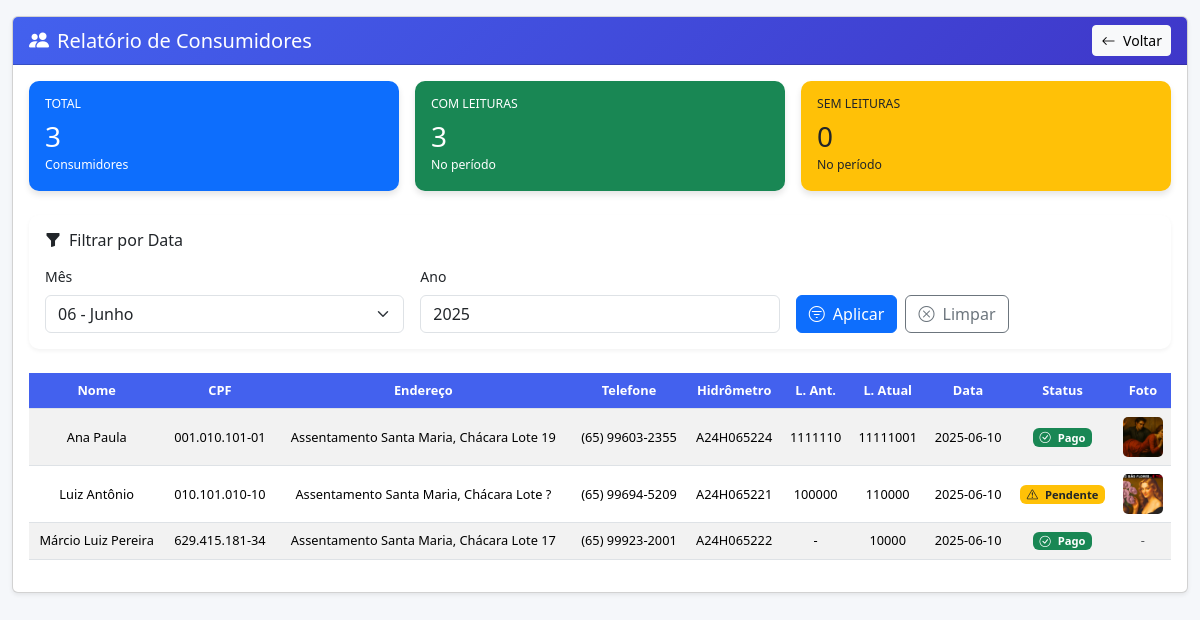
/relatorio-consumidores (signed in), run on an earlier commit of the app's database.
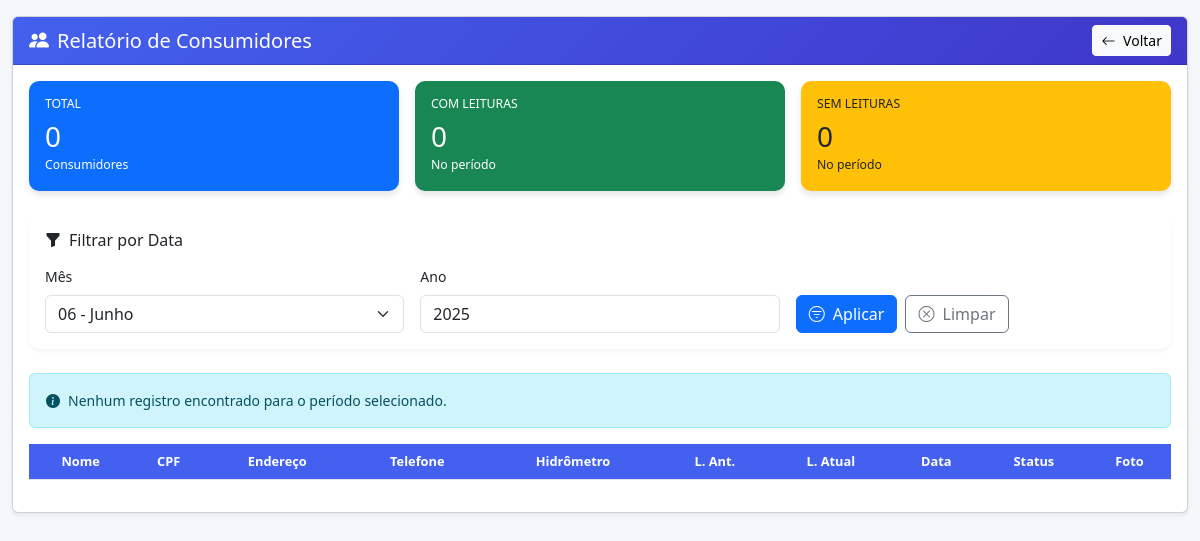
And on a later commit of the database.
### tables this page shows
CREATE TABLE consumidores (
    id INTEGER PRIMARY KEY AUTOINCREMENT,
    nome TEXT NOT NULL,
    cpf TEXT UNIQUE,
    rg TEXT,
    endereco TEXT NOT NULL,
    telefone TEXT,
    hidrometro_num TEXT UNIQUE NOT NULL
);

### app.py (the view)
@app.route('/relatorio-consumidores')
@login_required
def relatorio_consumidores():
    try:
        db = get_db()
        mes_filtro = request.args.get('mes')
        ano_filtro = request.args.get('ano')
        ano_atual = datetime.now().year
        if not mes_filtro and not ano_filtro:
            mes_filtro = datetime.now().strftime('%m')
            ano_filtro = str(ano_atual)
        if mes_filtro and mes_filtro.lower() == 'todos':
            mes_filtro = None
        if ano_filtro:
            try:
                if int(ano_filtro) > ano_atual:
                    flash("Não é possível filtrar por anos futuros.", "warning")
                    ano_filtro = str(ano_atual)
            except ValueError:
                flash("Ano inválido.", "warning")
                ano_filtro = str(ano_atual)
        params = {}
        condicoes_leitura = []
        if mes_filtro:
            condicoes_leitura.append("strftime('%m', data_leitura_atual) = :mes_filtro")
            params['mes_filtro'] = mes_filtro.zfill(2)
        if ano_filtro:
            condicoes_leitura.append("strftime('%Y', data_leitura_atual) = :ano_filtro")
            params['ano_filtro'] = ano_filtro
        condicoes_sql = " AND ".join(condicoes_leitura) if condicoes_leitura else "1=1"
        query = f"""
            WITH UltimaLeitura AS (
                -- Pega o ID da última leitura de cada consumidor no período filtrado
                SELECT consumidor_id, MAX(id) as ultima_leitura_id
                FROM leituras
                WHERE {condicoes_sql}
                GROUP BY consumidor_id
            ),
            PagamentosAgregados AS (
                -- Calcula os totais pagos para cada fatura (incluindo multas e juros)
                SELECT
                    leitura_id,
                    SUM(valor_pago) as total_pago,
                    SUM(valor_multa) as total_multa,
                    SUM(valor_juros) as total_juros
                FROM pagamentos
                GROUP BY leitura_id
            )
            SELECT
                c.id AS consumidor_id, c.nome, c.cpf, c.endereco, c.telefone, c.hidrometro_num,
                l.leitura_anterior, l.leitura_atual, l.data_leitura_atual, l.foto_hidrometro,
                CASE
                    WHEN l.id IS NULL THEN 'Sem Leitura'
                    WHEN COALESCE(pa.total_pago, 0) >= (l.valor_original + COALESCE(pa.total_multa, 0) + COALESCE(pa.total_juros, 0)) THEN 'Pago'
                    ELSE 'Pendente'
                END as status_pagamento
            FROM consumidores c
            LEFT JOIN UltimaLeitura ul ON c.id = ul.consumidor_id
            LEFT JOIN leituras l ON ul.ultima_leitura_id = l.id
            LEFT JOIN PagamentosAgregados pa ON l.id = pa.leitura_id
            ORDER BY c.nome
        """
        consumidores = db.execute(query, params).fetchall()
        total_consumidores = db.execute("SELECT COUNT(id) FROM consumidores").fetchone()[0]
        consumidores_com_leituras = sum(1 for c in consumidores if c['data_leitura_atual'] is not None)
        return render_template(
            'relatorio_consumidores.html',
            consumidores=consumidores,
            mes_filtro=mes_filtro if mes_filtro else 'Todos',
            ano_filtro=ano_filtro,
            ano_atual=ano_atual,
            total_consumidores=total_consumidores,
            consumidores_com_leituras=consumidores_com_leituras
        )
    except Exception as e:
        app.logger.error(f"Erro no relatório de consumidores: {str(e)}", exc_info=True)
        flash("Ocorreu um erro ao gerar o relatório de consumidores.", "danger")
        return redirect(url_for('dashboard'))

### app.py (called while the page is built)
def get_db():
    if 'db' not in g:
        g.db = sqlite3.connect(DATABASE)
        g.db.row_factory = sqlite3.Row
    return g.db

def login_required(f):
    @wraps(f)
    def decorated_function(*args, **kwargs):
        if 'usuario' not in session:
            flash('Você precisa estar logado para acessar esta página.', 'warning')
            return redirect(url_for('login'))
        return f(*args, **kwargs)
    return decorated_function

### templates/relatorio_consumidores.html (shortened to what this page needs)
<!DOCTYPE html>
<html lang="pt-BR">
<head>
    <link href="https://cdn.jsdelivr.net/npm/bootstrap@5.3.3/dist/css/bootstrap.min.css" rel="stylesheet">
    <link rel="stylesheet" href="https://cdn.jsdelivr.net/npm/bootstrap-icons@1.11.1/font/bootstrap-icons.css">
</head>
<body>
    <div class="container-fluid py-3">
        <div class="row mb-4">
            <div class="col-12">
                <div class="card shadow-sm">
                    <div class="card-header d-flex justify-content-between align-items-center">
                        <h5 class="mb-0"><i class="bi bi-people-fill me-2"></i>Relatório de Consumidores</h5>
                        <a href="{{ url_for('dashboard') }}" class="btn btn-sm btn-light">
                            <i class="bi bi-arrow-left me-1"></i> Voltar
                        </a>
                    </div>
                    <div class="card-body">
                        <div class="row g-3 mb-4">
                            {% set sem_leitura = total_consumidores - consumidores_com_leituras %}
                            <div class="col-md-4">
                                <div class="stats-card p-3 bg-primary text-white">
                                    <h6 class="text-uppercase small">Total</h6>
                                    <h3 class="mb-0">{{ total_consumidores }}</h3>
                                    <small>Consumidores</small>
                                </div>
                            </div>
                            <div class="col-md-4">
                                <div class="stats-card p-3 bg-success text-white">
                                    <h6 class="text-uppercase small">Com Leituras</h6>
                                    <h3 class="mb-0">{{ consumidores_com_leituras }}</h3>
                                    <small>No período</small>
                                </div>
                            </div>
                            <div class="col-md-4">
                                <div class="stats-card p-3 bg-warning text-dark">
                                    <h6 class="text-uppercase small">Sem Leituras</h6>
                                    <h3 class="mb-0">{{ 0 if sem_leitura < 0 else sem_leitura }}</h3>
                                    <small>No período</small>
                                </div>
                            </div>
                        </div>
                        <div class="filter-section p-3 mb-4">
                            <h6 class="mb-3"><i class="bi bi-funnel-fill me-2"></i>Filtrar por Data</h6>
                            <form method="get" class="row g-3 needs-validation" novalidate>
                                <div class="col-md-4">
                                    <label for="mes" class="form-label">Mês</label>
                                    <select name="mes" id="mes" class="form-select">
                                        {% for m in range(1,13) %}
                                            <option value="{{ '%02d'|format(m) }}" {% if mes_filtro == ('%02d'|format(m)) %}selected{% endif %}>
                                                {{ '%02d'|format(m) }} - {{ ['Janeiro','Fevereiro','Março','Abril','Maio','Junho','Julho','Agosto','Setembro','Outubro','Novembro','Dezembro'][m-1] }}
                                            </option>
                                        {% endfor %}
                                    </select>
                                </div>
                                <div class="col-md-4">
                                    <label for="ano" class="form-label">Ano</label>
                                    <input type="number" name="ano" id="ano" class="form-control"
                                           value="{{ ano_filtro or ano_atual }}"
                                           min="2020" max="{{ ano_atual }}" step="1" required>
                                </div>
                                <div class="col-md-4 d-flex align-items-end">
                                    <button type="submit" class="btn btn-primary me-2">
                                        <i class="bi bi-filter-circle me-1"></i> Aplicar
                                    </button>
                                    <a href="{{ url_for('relatorio_consumidores') }}" class="btn btn-outline-secondary">
                                        <i class="bi bi-x-circle me-1"></i> Limpar
                                    </a>
                                </div>
                            </form>
                        </div>
                        {% if not consumidores and (mes_filtro or ano_filtro) %}
                            <div class="alert alert-info d-flex align-items-center">
                                <i class="bi bi-info-circle-fill me-2"></i>
                                Nenhum registro encontrado para o período selecionado.
                            </div>
                        {% elif not consumidores %}
                            <div class="alert alert-secondary d-flex align-items-center">
                                <i class="bi bi-database-exclamation me-2"></i>
                                Nenhuma leitura registrada ainda.
                            </div>
                        {% endif %}
                        <div class="desktop-table">
                            <div class="table-responsive">
                                <table class="table table-hover table-striped align-middle">
                                    <thead>
                                        <tr>
                                            <th>Nome</th>
                                            <th>CPF</th>
                                            <th>Endereço</th>
                                            <th>Telefone</th>
                                            <th>Hidrômetro</th>
                                            <th>L. Ant.</th>
                                            <th>L. Atual</th>
                                            <th>Data</th>
                                            <th>Status</th>
                                            <th>Foto</th>
                                        </tr>
                                    </thead>
                                    <tbody>
                                        {% for c in consumidores %}
                                            <tr>
                                                <td style="white-space: normal;">{{ c.nome }}</td>
                                                <td>{{ c.cpf }}</td>
                                                <td style="white-space: normal;">{{ c.endereco }}</td>
                                                <td>{{ c.telefone }}</td>
                                                <td>{{ c.hidrometro_num }}</td>
                                                <td>{{ c.leitura_anterior or '-' }}</td>
                                                <td>{{ c.leitura_atual or '-' }}</td>
                                                <td>{{ c.data_leitura_atual or '-' }}</td>
                                                <td>
                                                    {% if c.status_pagamento == 'Pago' %}
                                                    <span class="badge bg-success"><i class="bi bi-check-circle me-1"></i> Pago</span>
                                                    {% elif c.status_pagamento == 'Pendente' %}
                                                    <span class="badge bg-warning text-dark"><i class="bi bi-exclamation-triangle me-1"></i> Pendente</span>
                                                    {% else %}
                                                    <span class="badge bg-secondary"><i class="bi bi-question-circle me-1"></i> Sem status</span>
                                                    {% endif %}
                                                </td>
                                                <td>
                                                    {% if c.foto_hidrometro %}
                                                        <a href="#" data-bs-toggle="modal" data-bs-target="#fotoModal"
                                                           onclick="document.getElementById('modal-img').src='{{ url_for('static', filename='fotos_hidrometros/' + c.foto_hidrometro) }}'">
                                                            <img src="{{ url_for('static', filename='fotos_hidrometros/' + c.foto_hidrometro) }}"
                                                                 alt="Foto do Hidrômetro"
                                                                 class="photo-preview">
                                                        </a>
                                                    {% else %}
                                                        <span class="text-muted">-</span>
                                                    {% endif %}
                                                </td>
                                            </tr>
                                        {% endfor %}
                                    </tbody>
                                </table>
                            </div>
                        </div>
                    </div>
                </div>
            </div>
        </div>
    </div>
</body>
</html>

### templates/relatorio_consumidores.html (style rules this page uses)
:root { --primary-color: #4361ee; --secondary-color: #3f37c9; --light-color: #f8f9fa; --dark-color: #212529; --success-color: #4cc9f0; --warning-color: #f8961e; --danger-color: #f72585; }
body { background-color: #f5f7fa; font-family: 'Segoe UI', Tahoma, Geneva, Verdana, sans-serif; font-size: 0.875rem; }
.card-header { background: linear-gradient(135deg, var(--primary-color), var(--secondary-color)); color: white; }
.stats-card { border-radius: 10px; box-shadow: 0 4px 6px rgba(0, 0, 0, 0.1); transition: transform 0.3s ease; }
.table { width: 100%; }
.table th, .table td { padding: 0.5rem 0.4rem; vertical-align: middle; word-wrap: break-word; font-size: 0.8rem; }
.table th { white-space: normal; position: sticky; top: 0; background-color: var(--primary-color); color: white; text-align: center; }
.filter-section { background-color: white; border-radius: 10px; box-shadow: 0 2px 4px rgba(0, 0, 0, 0.05); }

What changed in the data, as far as the page shows it:
removed consumidores: nome "Ana Paula", cpf "001.010.101-01", endereco "Assentamento Santa Maria, Chácara Lote 19", telefone "(65) 99603-2355", hidrometro_num "A24H065224", leitura_anterior "1111110", leitura_atual "11111001", data_leitura_atual "2025-06-10", shows "Pago", shows a picture
removed consumidores: nome "Luiz Antônio", cpf "010.101.010-10", endereco "Assentamento Santa Maria, Chácara Lote ?", telefone "(65) 99694-5209", hidrometro_num "A24H065221", leitura_anterior "100000", leitura_atual "110000", data_leitura_atual "2025-06-10", shows "Pendente", shows a picture
removed consumidores: nome "Márcio Luiz Pereira", cpf "629.415.181-34", endereco "Assentamento Santa Maria, Chácara Lote 17", telefone "(65) 99923-2001", hidrometro_num "A24H065222", leitura_anterior "-", leitura_atual "10000", data_leitura_atual "2025-06-10", shows "Pago"
Also different on the page:
{{ total_consumidores }}: "3" → "0"
{{ consumidores_com_leituras }}: "3" → "0"
text now shown: "Nenhum registro encontrado para o período selecionado."
